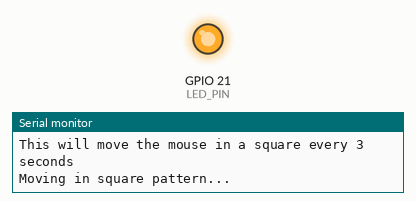
Simulated run of this sketch. Board: ESP32-S3. On the bench: output pins drawn as LEDs (lit = HIGH), the last lines printed to the serial monitor. USB keyboard and mouse output is not drawn.

Above: at 4.0 s.
At 6.5 s:
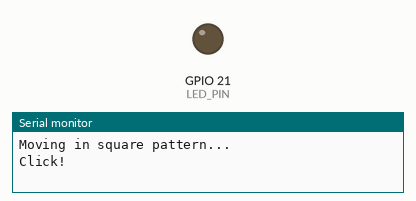
Timing chart, 0 to 9.5 s (numbered marks = the images above):
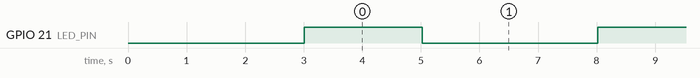

The sketch:

seeed_simple_test.ino
```cpp
/*
 * Simple HID Test for Seeed Studio XIAO ESP32S3
 *
 * This minimal sketch tests if your ESP32-S3 can control iOS
 *
 * Board Settings:
 * - Board: "XIAO_ESP32S3" (if you have Seeed boards installed)
 *   OR "ESP32S3 Dev Module"
 * - USB CDC On Boot: "Enabled"
 * - USB Mode: "USB-OTG (TinyUSB)"
 */

#include "USB.h"
#include "USBHIDMouse.h"

USBHIDMouse Mouse;

// LED on Seeed XIAO ESP32S3
#define LED_PIN 21

void setup() {
  Serial.begin(115200);
  pinMode(LED_PIN, OUTPUT);

  // Start USB and Mouse
  USB.begin();
  Mouse.begin();

  Serial.println("Seeed XIAO ESP32S3 HID Test");
  Serial.println("============================");
  Serial.println("1. Enable AssistiveTouch on iOS");
  Serial.println("2. Connect this board to iOS via USB");
  Serial.println("3. You should see a cursor!");
  Serial.println("");
  Serial.println("This will move the mouse in a square every 3 seconds");

  delay(3000);
}

void loop() {
  // Blink LED to show we're running
  digitalWrite(LED_PIN, HIGH);

  Serial.println("Moving in square pattern...");

  // Move right
  for(int i = 0; i < 50; i++) {
    Mouse.move(2, 0);
    delay(10);
  }

  // Move down
  for(int i = 0; i < 50; i++) {
    Mouse.move(0, 2);
    delay(10);
  }

  // Move left
  for(int i = 0; i < 50; i++) {
    Mouse.move(-2, 0);
    delay(10);
  }

  // Move up
  for(int i = 0; i < 50; i++) {
    Mouse.move(0, -2);
    delay(10);
  }

  digitalWrite(LED_PIN, LOW);

  // Click to show we completed the square
  Mouse.click();
  Serial.println("Click!");

  delay(3000);
}
```

test_hid.cpp
```cpp
/*
 * Simple HID test for iOS control
 * Tests if we can send HID reports to iOS device
 */

#include <iostream>
#include <cstring>
#include <unistd.h>
#include <fcntl.h>

int main() {
    std::cout << "iOS HID Test\n";
    std::cout << "=============\n\n";

    std::cout << "To test if iOS accepts HID:\n";
    std::cout << "1. Enable AssistiveTouch on iOS device\n";
    std::cout << "2. Connect iOS device via Lightning cable\n";
    std::cout << "3. If you see a cursor appear, HID is working\n\n";

    // HID mouse report structure (3 bytes)
    // Byte 0: Button state (bit 0 = left, bit 1 = right, bit 2 = middle)
    // Byte 1: X movement (-127 to 127)
    // Byte 2: Y movement (-127 to 127)

    unsigned char mouse_report[3];

    // Test 1: Move cursor right
    std::cout << "Test 1: Move right 50 pixels\n";
    mouse_report[0] = 0x00;  // No buttons
    mouse_report[1] = 50;     // X = +50
    mouse_report[2] = 0;      // Y = 0

    // Test 2: Click
    std::cout << "Test 2: Click\n";
    mouse_report[0] = 0x01;  // Left button down
    mouse_report[1] = 0;
    mouse_report[2] = 0;
    usleep(50000);

    mouse_report[0] = 0x00;  // Left button up

    std::cout << "\nIf iOS device shows cursor movement, HID is working!\n";
    std::cout << "Next step: Implement actual USB HID device emulation\n";

    return 0;
}
```

Measured:
- by itself, GPIO 21 (LED_PIN): alternates HIGH for 2.0 s and LOW for 3.0 s
